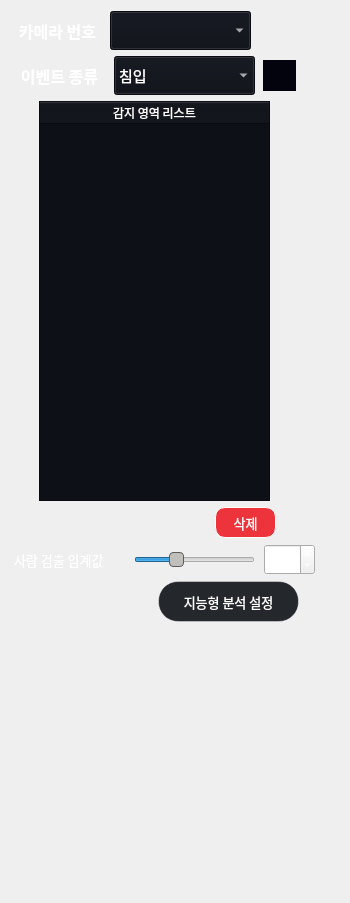
                 <widget class="QWidget" name="widget" native="true">
                  <property name="minimumSize">
                   <size>
                    <width>301</width>
                    <height>351</height>
                   </size>
                  </property>
                  <property name="maximumSize">
                   <size>
                    <width>350</width>
                    <height>9999</height>
                   </size>
                  </property>
                  <layout class="QHBoxLayout" name="horizontalLayout_17">
                   <item>
                    <layout class="QVBoxLayout" name="verticalLayout_9">
                     <item>
                      <layout class="QHBoxLayout" name="horizontalLayout_10">
                       <item>
                        <widget class="QLabel" name="camera_page_camera_name_label">
                         <property name="sizePolicy">
                          <sizepolicy hsizetype="Fixed" vsizetype="Fixed">
                           <horstretch>0</horstretch>
                           <verstretch>0</verstretch>
                          </sizepolicy>
                         </property>
                         <property name="minimumSize">
                          <size>
                           <width>93</width>
                           <height>31</height>
                          </size>
                         </property>
                         <property name="font">
                          <font>
                           <family>Sans</family>
                           <pointsize>12</pointsize>
                           <bold>true</bold>
                          </font>
                         </property>
                         <property name="styleSheet">
                          <string notr="true">color: rgb(255, 255, 255);</string>
                         </property>
                         <property name="text">
                          <string>카메라 번호</string>
                         </property>
                         <property name="alignment">
                          <set>Qt::AlignmentFlag::AlignCenter</set>
                         </property>
                        </widget>
                       </item>
                       <item>
                        <widget class="QComboBox" name="camera_page_name_box">
                         <property name="minimumSize">
                          <size>
                           <width>141</width>
                           <height>39</height>
                          </size>
                         </property>
                         <property name="maximumSize">
                          <size>
                           <width>145</width>
                           <height>39</height>
                          </size>
                         </property>
                         <property name="font">
                          <font>
                           <family>Sans</family>
                           <pointsize>11</pointsize>
                          </font>
                         </property>
                         <property name="focusPolicy">
                          <enum>Qt::FocusPolicy::WheelFocus</enum>
                         </property>
                         <property name="styleSheet">
                          <string notr="true">color: rgb(255, 255, 255);
background-color: rgb(13, 16, 23);
selection-background-color: rgb(53, 132, 228);
</string>
                         </property>
                         <property name="currentText">
                          <string notr="true"/>
                         </property>
                        </widget>
                       </item>
                       <item>
                        <spacer name="horizontalSpacer_6">
                         <property name="orientation">
                          <enum>Qt::Orientation::Horizontal</enum>
                         </property>
                         <property name="sizeType">
                          <enum>QSizePolicy::Policy::Expanding</enum>
                         </property>
                         <property name="sizeHint" stdset="0">
                          <size>
                           <width>40</width>
                           <height>20</height>
                          </size>
                         </property>
                        </spacer>
                       </item>
                      </layout>
                     </item>
                     <item>
                      <layout class="QHBoxLayout" name="horizontalLayout_11">
                       <item>
                        <widget class="QLabel" name="camera_page_camera_event_label">
                         <property name="sizePolicy">
                          <sizepolicy hsizetype="Fixed" vsizetype="Fixed">
                           <horstretch>0</horstretch>
                           <verstretch>0</verstretch>
                          </sizepolicy>
                         </property>
                         <property name="minimumSize">
                          <size>
                           <width>93</width>
                           <height>31</height>
                          </size>
                         </property>
                         <property name="font">
                          <font>
                           <family>Sans</family>
                           <pointsize>12</pointsize>
                           <bold>true</bold>
                          </font>
                         </property>
                         <property name="styleSheet">
                          <string notr="true">color: rgb(255, 255, 255);</string>
                         </property>
                         <property name="text">
                          <string>이벤트 종류</string>
                         </property>
                         <property name="alignment">
                          <set>Qt::AlignmentFlag::AlignCenter</set>
                         </property>
                        </widget>
                       </item>
                       <item>
                        <widget class="QComboBox" name="camera_page_camera_event_box">
                         <property name="minimumSize">
                          <size>
                           <width>141</width>
                           <height>39</height>
                          </size>
                         </property>
                         <property name="maximumSize">
                          <size>
                           <width>141</width>
                           <height>39</height>
                          </size>
                         </property>
                         <property name="font">
                          <font>
                           <family>Sans</family>
                           <pointsize>11</pointsize>
                           <bold>false</bold>
                          </font>
                         </property>
                         <property name="styleSheet">
                          <string notr="true">color: rgb(255, 255, 255);
background-color: rgb(13, 16, 23);
selection-background-color: rgb(53, 132, 228);
</string>
                         </property>
                         <property name="minimumContentsLength">
                          <number>0</number>
                         </property>
                         <item>
                          <property name="text">
                           <string>침입</string>
                          </property>
                         </item>
                         <item>
                          <property name="text">
                           <string>배회</string>
                          </property>
                         </item>
                         <item>
                          <property name="text">
                           <string>쓰러짐</string>
                          </property>
                         </item>
                         <item>
                          <property name="text">
                           <string>방화</string>
                          </property>
                         </item>
                        </widget>
                       </item>
                       <item>
                        <widget class="QPushButton" name="camera_page_detect_add_bnt">
                         <property name="sizePolicy">
                          <sizepolicy hsizetype="Fixed" vsizetype="Fixed">
                           <horstretch>0</horstretch>
                           <verstretch>0</verstretch>
                          </sizepolicy>
                         </property>
                         <property name="minimumSize">
                          <size>
                           <width>31</width>
                           <height>31</height>
                          </size>
                         </property>
                         <property name="font">
                          <font>
                           <family>Sans</family>
                           <pointsize>10</pointsize>
                          </font>
                         </property>
                         <property name="cursor">
                          <cursorShape>PointingHandCursor</cursorShape>
                         </property>
                         <property name="styleSheet">
                          <string notr="true">background-color: rgb(3, 3, 13);
border: 1px solid rgb(3, 3, 13);
color: rgb(255, 255, 255);

</string>
                         </property>
                         <property name="text">
                          <string/>
                         </property>
                         <property name="icon">
                          <iconset resource="ms_ai_img.qrc">
                           <normaloff>:/newPrefix/images/ico_add_circle.svg</normaloff>:/newPrefix/images/ico_add_circle.svg</iconset>
                         </property>
                         <property name="iconSize">
                          <size>
                           <width>31</width>
                           <height>50</height>
                          </size>
                         </property>
                        </widget>
                       </item>
                       <item>
                        <spacer name="horizontalSpacer_15">
                         <property name="orientation">
                          <enum>Qt::Orientation::Horizontal</enum>
                         </property>
                         <property name="sizeType">
                          <enum>QSizePolicy::Policy::Fixed</enum>
                         </property>
                         <property name="sizeHint" stdset="0">
                          <size>
                           <width>40</width>
                           <height>20</height>
                          </size>
                         </property>
                        </spacer>
                       </item>
                      </layout>
                     </item>
                     <item>
                      <layout class="QHBoxLayout" name="horizontalLayout_12">
                       <item>
                        <widget class="QTableWidget" name="camera_page_detect_area_table">
                         <property name="minimumSize">
                          <size>
                           <width>120</width>
                           <height>400</height>
                          </size>
                         </property>
                         <property name="maximumSize">
                          <size>
                           <width>231</width>
                           <height>9999</height>
                          </size>
                         </property>
                         <property name="font">
                          <font>
                           <family>Sans</family>
                          </font>
                         </property>
                         <property name="styleSheet">
                          <string notr="true">color: rgb(255, 255, 255);
background-color: rgb(13, 16, 23);</string>
                         </property>
                         <property name="sizeAdjustPolicy">
                          <enum>QAbstractScrollArea::SizeAdjustPolicy::AdjustToContentsOnFirstShow</enum>
                         </property>
                         <property name="dragDropOverwriteMode">
                          <bool>false</bool>
                         </property>
                         <property name="alternatingRowColors">
                          <bool>false</bool>
                         </property>
                         <property name="selectionBehavior">
                          <enum>QAbstractItemView::SelectionBehavior::SelectRows</enum>
                         </property>
                         <property name="showGrid">
                          <bool>false</bool>
                         </property>
                         <property name="gridStyle">
                          <enum>Qt::PenStyle::NoPen</enum>
                         </property>
                         <property name="wordWrap">
                          <bool>false</bool>
                         </property>
                         <property name="cornerButtonEnabled">
                          <bool>false</bool>
                         </property>
                         <attribute name="horizontalHeaderHighlightSections">
                          <bool>false</bool>
                         </attribute>
                         <attribute name="horizontalHeaderStretchLastSection">
                          <bool>true</bool>
                         </attribute>
                         <attribute name="verticalHeaderVisible">
                          <bool>false</bool>
                         </attribute>
                         <attribute name="verticalHeaderHighlightSections">
                          <bool>false</bool>
                         </attribute>
                         <column>
                          <property name="text">
                           <string>감지 영역 리스트</string>
                          </property>
                         </column>
                        </widget>
                       </item>
                       <item>
                        <spacer name="horizontalSpacer_7">
                         <property name="orientation">
                          <enum>Qt::Orientation::Horizontal</enum>
                         </property>
                         <property name="sizeType">
                          <enum>QSizePolicy::Policy::Fixed</enum>
                         </property>
                         <property name="sizeHint" stdset="0">
                          <size>
                           <width>40</width>
                           <height>20</height>
                          </size>
                         </property>
                        </spacer>
                       </item>
                      </layout>
                     </item>
                     <item>
                      <layout class="QHBoxLayout" name="horizontalLayout_13">
                       <item>
                        <spacer name="horizontalSpacer_8">
                         <property name="orientation">
                          <enum>Qt::Orientation::Horizontal</enum>
                         </property>
                         <property name="sizeType">
                          <enum>QSizePolicy::Policy::Fixed</enum>
                         </property>
                         <property name="sizeHint" stdset="0">
                          <size>
                           <width>166</width>
                           <height>20</height>
                          </size>
                         </property>
                        </spacer>
                       </item>
                       <item>
                        <widget class="QPushButton" name="camera_page_detect_area_del_bnt">
                         <property name="sizePolicy">
                          <sizepolicy hsizetype="Fixed" vsizetype="Fixed">
                           <horstretch>0</horstretch>
                           <verstretch>0</verstretch>
                          </sizepolicy>
                         </property>
                         <property name="minimumSize">
                          <size>
                           <width>61</width>
                           <height>31</height>
                          </size>
                         </property>
                         <property name="maximumSize">
                          <size>
                           <width>61</width>
                           <height>31</height>
                          </size>
                         </property>
                         <property name="font">
                          <font>
                           <family>Sans</family>
                           <pointsize>10</pointsize>
                          </font>
                         </property>
                         <property name="cursor">
                          <cursorShape>PointingHandCursor</cursorShape>
                         </property>
                         <property name="styleSheet">
                          <string notr="true">
background-color: rgb(237, 51, 59);
color: rgb(255, 255, 255);
border-radius: 10px;
border: 1px solid rgb(255, 255, 255);
</string>
                         </property>
                         <property name="text">
                          <string>삭제</string>
                         </property>
                        </widget>
                       </item>
                       <item>
                        <spacer name="horizontalSpacer_12">
                         <property name="orientation">
                          <enum>Qt::Orientation::Horizontal</enum>
                         </property>
                         <property name="sizeType">
                          <enum>QSizePolicy::Policy::Fixed</enum>
                         </property>
                         <property name="sizeHint" stdset="0">
                          <size>
                           <width>25</width>
                           <height>20</height>
                          </size>
                         </property>
                        </spacer>
                       </item>
                      </layout>
                     </item>
                     <item>
                      <layout class="QHBoxLayout" name="horizontalLayout_14">
                       <item>
                        <widget class="QLabel" name="camera_page_camera_event_label_2">
                         <property name="sizePolicy">
                          <sizepolicy hsizetype="Fixed" vsizetype="Fixed">
                           <horstretch>0</horstretch>
                           <verstretch>0</verstretch>
                          </sizepolicy>
                         </property>
                         <property name="minimumSize">
                          <size>
                           <width>111</width>
                           <height>31</height>
                          </size>
                         </property>
                         <property name="font">
                          <font>
                           <family>Sans Serif</family>
                           <pointsize>10</pointsize>
                           <bold>false</bold>
                          </font>
                         </property>
                         <property name="styleSheet">
                          <string notr="true">color: rgb(255, 255, 255);</string>
                         </property>
                         <property name="text">
                          <string>사람 검출 임계값</string>
                         </property>
                         <property name="alignment">
                          <set>Qt::AlignmentFlag::AlignLeading|Qt::AlignmentFlag::AlignLeft|Qt::AlignmentFlag::AlignVCenter</set>
                         </property>
                        </widget>
                       </item>
                       <item>
                        <widget class="QSlider" name="camera_page_person_conf_slider">
                         <property name="sizePolicy">
                          <sizepolicy hsizetype="Fixed" vsizetype="Expanding">
                           <horstretch>0</horstretch>
                           <verstretch>0</verstretch>
                          </sizepolicy>
                         </property>
                         <property name="minimumSize">
                          <size>
                           <width>121</width>
                           <height>31</height>
                          </size>
                         </property>
                         <property name="maximumSize">
                          <size>
                           <width>16777215</width>
                           <height>31</height>
                          </size>
                         </property>
                         <property name="font">
                          <font>
                           <pointsize>11</pointsize>
                          </font>
                         </property>
                         <property name="styleSheet">
                          <string notr="true">QSlider::handle:horizontal {
    	background-color: rgb(192, 191, 188);
        border: 1px solid #5c5c5c; /* 핸들의 테두리 */
        width: 20px; /* 핸들의 너비 */
        margin: -2px 0; /* 핸들의 위, 아래 여백 */
        border-radius: 4px; /* 핸들의 모서리 둥글게 */
    }</string>
                         </property>
                         <property name="minimum">
                          <number>0</number>
                         </property>
                         <property name="singleStep">
                          <number>2</number>
                         </property>
                         <property name="value">
                          <number>33</number>
                         </property>
                         <property name="orientation">
                          <enum>Qt::Orientation::Horizontal</enum>
                         </property>
                        </widget>
                       </item>
                       <item>
                        <widget class="QSpinBox" name="camera_page_person_conf_value">
                         <property name="sizePolicy">
                          <sizepolicy hsizetype="Fixed" vsizetype="Fixed">
                           <horstretch>0</horstretch>
                           <verstretch>0</verstretch>
                          </sizepolicy>
                         </property>
                         <property name="minimumSize">
                          <size>
                           <width>51</width>
                           <height>31</height>
                          </size>
                         </property>
                         <property name="maximumSize">
                          <size>
                           <width>16777215</width>
                           <height>31</height>
                          </size>
                         </property>
                         <property name="font">
                          <font>
                           <pointsize>11</pointsize>
                          </font>
                         </property>
                         <property name="styleSheet">
                          <string notr="true">color: rgb(255, 255, 255);</string>
                         </property>
                         <property name="minimum">
                          <number>1</number>
                         </property>
                         <property name="value">
                          <number>33</number>
                         </property>
                        </widget>
                       </item>
                       <item>
                        <spacer name="horizontalSpacer_16">
                         <property name="orientation">
                          <enum>Qt::Orientation::Horizontal</enum>
                         </property>
                         <property name="sizeType">
                          <enum>QSizePolicy::Policy::Fixed</enum>
                         </property>
                         <property name="sizeHint" stdset="0">
                          <size>
                           <width>20</width>
                           <height>20</height>
                          </size>
                         </property>
                        </spacer>
                       </item>
                      </layout>
                     </item>
                     <item>
                      <layout class="QHBoxLayout" name="horizontalLayout_15">
                       <item>
                        <spacer name="horizontalSpacer_13">
                         <property name="orientation">
                          <enum>Qt::Orientation::Horizontal</enum>
                         </property>
                         <property name="sizeType">
                          <enum>QSizePolicy::Policy::Fixed</enum>
                         </property>
                         <property name="sizeHint" stdset="0">
                          <size>
                           <width>166</width>
                           <height>20</height>
                          </size>
                         </property>
                        </spacer>
                       </item>
                       <item>
                        <widget class="QPushButton" name="camera_page_ai_bnt">
                         <property name="sizePolicy">
                          <sizepolicy hsizetype="Fixed" vsizetype="Fixed">
                           <horstretch>0</horstretch>
                           <verstretch>0</verstretch>
                          </sizepolicy>
                         </property>
                         <property name="minimumSize">
                          <size>
                           <width>141</width>
                           <height>41</height>
                          </size>
                         </property>
                         <property name="font">
                          <font>
                           <family>Sans</family>
                           <pointsize>10</pointsize>
                          </font>
                         </property>
                         <property name="cursor">
                          <cursorShape>PointingHandCursor</cursorShape>
                         </property>
                         <property name="styleSheet">
                          <string notr="true">background-color: rgb(36, 39, 44);
color: rgb(255, 255, 255);
border-radius: 20px;
border: 1px solid rgba(255, 255, 255, 100);

</string>
                         </property>
                         <property name="text">
                          <string>지능형 분석 설정</string>
                         </property>
                        </widget>
                       </item>
                       <item>
                        <spacer name="horizontalSpacer_17">
                         <property name="orientation">
                          <enum>Qt::Orientation::Horizontal</enum>
                         </property>
                         <property name="sizeType">
                          <enum>QSizePolicy::Policy::Fixed</enum>
                         </property>
                         <property name="sizeHint" stdset="0">
                          <size>
                           <width>40</width>
                           <height>20</height>
                          </size>
                         </property>
                        </spacer>
                       </item>
                      </layout>
                     </item>
                     <item>
                      <spacer name="verticalSpacer">
                       <property name="orientation">
                        <enum>Qt::Orientation::Vertical</enum>
                       </property>
                       <property name="sizeType">
                        <enum>QSizePolicy::Policy::Maximum</enum>
                       </property>
                       <property name="sizeHint" stdset="0">
                        <size>
                         <width>20</width>
                         <height>270</height>
                        </size>
                       </property>
                      </spacer>
                     </item>
                    </layout>
                   </item>
                  </layout>
                 </widget>
